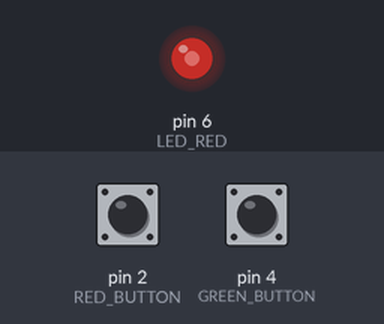
A sketch run on a simulated Arduino Uno, built with avr-gcc and run on an emulated ATmega328P. Parts: output pins drawn as LEDs (lit = HIGH). Inputs (shaded band) come from the test bench; at power-on: pin 2 (RED_BUTTON) HIGH, pin 4 (GREEN_BUTTON) HIGH.

Above: at 1.2 s.
1.3 s: pin 2 (RED_BUTTON) pulled LOW for 1 s
At 2.5 s:
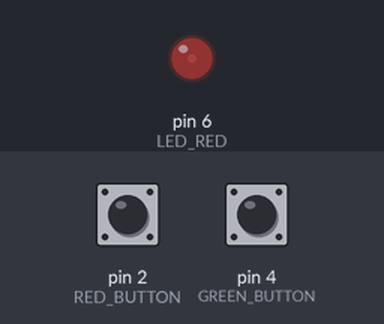
3.8 s: pin 4 (GREEN_BUTTON) pulled LOW for 3.2 s
At 6.3 s:
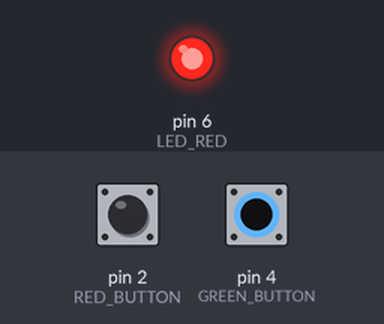
8.5 s: pin 2 (RED_BUTTON) pulled LOW for 3.2 s
At 9.25 s:
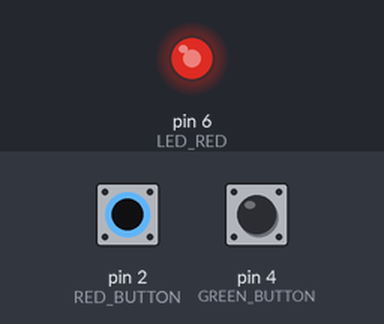
13.2 s: pin 4 (GREEN_BUTTON) pulled LOW for 0.15 s
At 13.9 s:
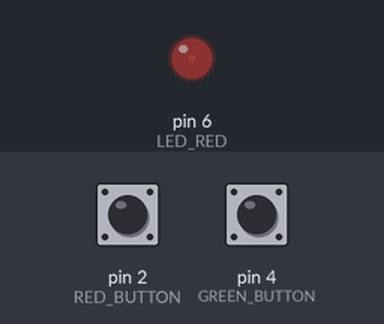
Timing chart, 0 to 15.8 s (numbered marks = the images above; inputs shaded):
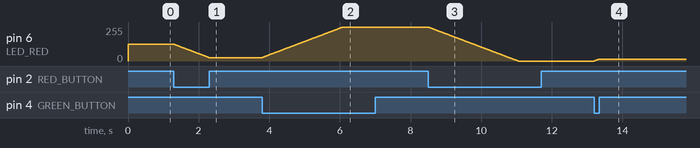

The sketch:

ex2.ino
```cpp
#define LED_RED 6

#define RED_BUTTON 2
#define GREEN_BUTTON 4

int brighteness = 126;

void initRGB() {
  pinMode(LED_RED, OUTPUT);
  analogWrite(LED_RED, brighteness);
}

void initButtons() {
  pinMode(RED_BUTTON, INPUT_PULLUP);
  pinMode(GREEN_BUTTON, INPUT_PULLUP);
}

void setup() {
  initRGB();
  initButtons();
}

void loop() {
  if (digitalRead(RED_BUTTON) == LOW && brighteness > 0) {
    brighteness--;
    analogWrite(LED_RED, brighteness);
    delay(10);
  }

  if (digitalRead(GREEN_BUTTON) == LOW && brighteness < 255) {
    brighteness++;
    analogWrite(LED_RED, brighteness);
    delay(10);
  }
}
```

Measured:
- after the input at 1.3 s, pin 6 (LED_RED): moves from 126/255 to 26/255 over 0.99 s, starting at once
- after the input at 3.8 s, pin 6 (LED_RED): moves from 26/255 to 255/255 over 2.3 s, starting at once
- after the input at 8.5 s, pin 6 (LED_RED): moves from 255/255 to 0/255 over 2.5 s, starting at once
- after the input at 13.2 s, pin 6 (LED_RED): moves from 0/255 to 15/255 over 0.14 s, starting at once
